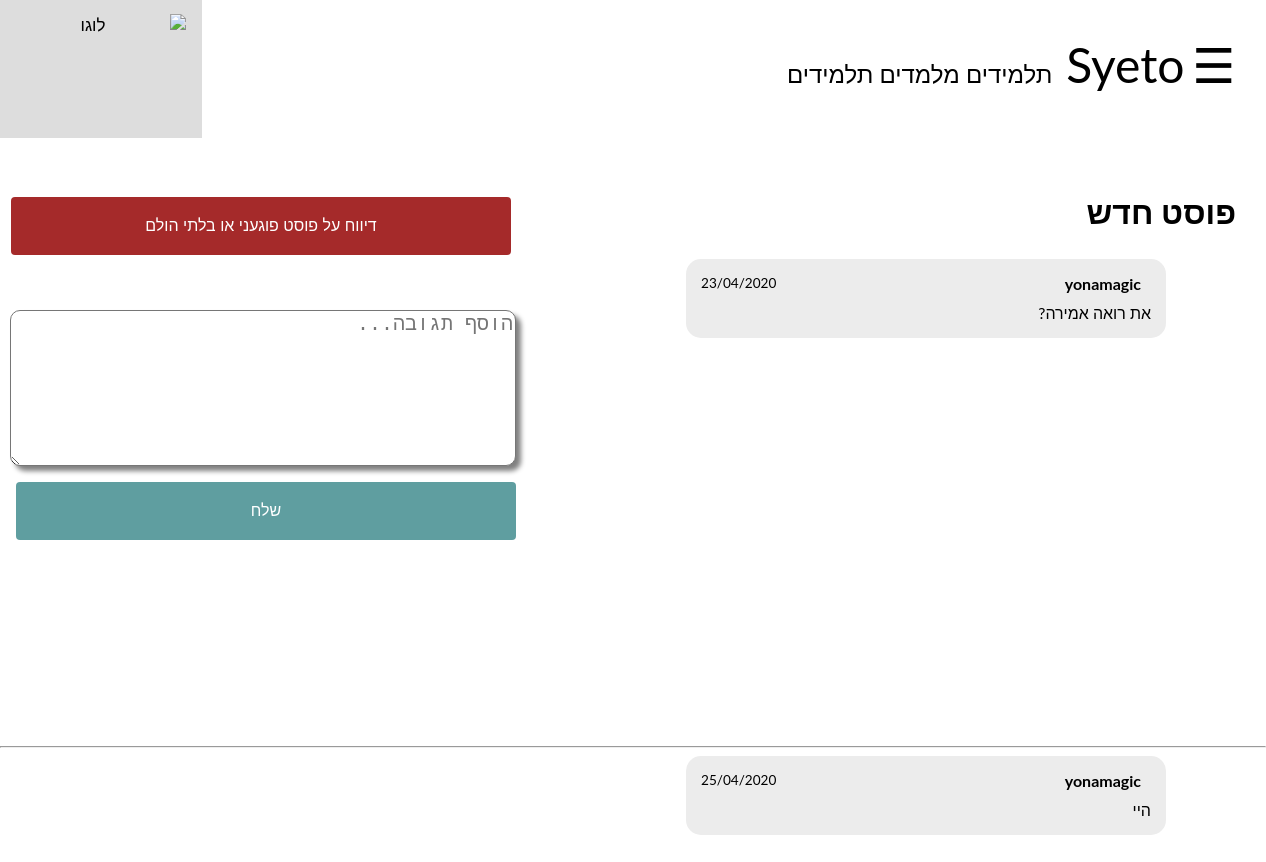
/post/DOE9 (signed in), run on the app's committed database.
### tables this page shows
CREATE TABLE "forum_posts" (
	"post_ID"	TEXT,
	"narrator"	TEXT,
	"topic"	TEXT,
	"content"	TEXT,
	"date"	TEXT,
	"comments_IDs"	TEXT
);

CREATE TABLE "post_comments" (
	"comment_ID"	TEXT,
	"content"	TEXT,
	"narrator_username"	TEXT,
	"date"	TEXT
);

### Application.py (the view)
@app.route('/post/<post_id>')
def view_post(post_id):
    if DataBaseFunctions.post_is_deleted(post_id):
        if 'user' in session:
            if DataBaseFunctions.is_admin(session['user']):
                return render_template('view_post.html', post=DataBaseFunctions.get_post_object(post_id),
                                       post_id=post_id)
        return redirect('/forum_homepage')
    else:
        return render_template('view_post.html', post=DataBaseFunctions.get_post_object(post_id),
                                                   post_id=post_id)

### Application.py (called while the page is built)
@app.before_request
def update_lessons_offers():
    if 'user' in session:
        DataBaseFunctions.update_lessons_offers_that_have_passed(session['user'])
        DataBaseFunctions.update_lessons_offers_that_are_no_longer_relevant(session['user'])

@app.before_request
def update_last_login():
    if 'user' in session:
        DataBaseFunctions.update_last_login(session['user'])

@app.before_request
def update_lessons_requests_quantity():
    if 'user' in session:
        session['new_lessons_offers'] = DataBaseFunctions.number_of_lessons_requests(session['user'])
        session['new_messages'] = DataBaseFunctions.number_of_new_messages(session['user'])
        session['new_friend_requests'] = DataBaseFunctions.number_of_friend_requests(session['user'])
        session['lessons'] = DataBaseFunctions.number_of_lessons(session['user'])

### DataBaseFunctions.py (called while the page is built)
    @staticmethod
    def get_date():
        import datetime
        date = str(datetime.datetime.now()).split(' ')[0]
        date = date.split('-')
        date.reverse()
        date = '/'.join(date)
        return date

    @staticmethod
    def get_time():
        import datetime
        date = str(datetime.datetime.now()).split(' ')[1]
        date=date.split(':')
        return (date[0]+':'+date[1])

    @staticmethod
    def is_admin(username):
        conn = sqlite3.connect('database.db', timeout=2)
        admin = conn.execute("select is_admin from users where username=?", (username,))
        for row in admin:
            admin = row[0]
        if admin == "yes":
            return True
        return False

    @staticmethod#returns a Post object
    def get_post_object(post_id):
        from Post import Post
        conn = sqlite3.connect('database.db', timeout=2)
        post = conn.execute("select * from forum_posts where post_ID = ? ", (post_id,))
        for row in post:
            post = row
        comments = DataBaseFunctions.get_all_comments_list(post[5].split(','))
        return Post(post_ID = post[0],
                    narrator = post[1],
                    topic = post[2],
                    content = post[3],
                    date = post[4],
                    comments = comments)

    @staticmethod
    def post_is_deleted(post_id):
        conn = sqlite3.connect('database.db')
        deleted = conn.execute("select deleted from post_reports where post_ID=?", (post_id,))
        for row in deleted:
            if row[0] == 'yes':
                return True
            return False

### templates/view_post.html (shortened to what this page needs)
{% extends "registeredLayout.html" %}
{% block body %}
<h1 style="padding-right: 30px;"><b>{{post.topic}}</b></h1><br><br>
{% if session.is_admin %}
    <button class="comment_button" style="position: relative; right: 750px; bottom: 100px; background-color: #a52a2a;" onclick="location.href='/admin_options/delete_post/{{post_id}}'">מחק פוסט</button>
{% else %}
   <button class="comment_button" style="position: relative; right: 750px; bottom: 100px; background-color: #a52a2a;" onclick="location.href='#divModal'">דיווח על פוסט פוגעני או בלתי הולם</button>
{% endif %}
        <!DOCTYPE html>
        <html dir="rtl" lang="he">
        </html>
<form action="/post/comment_sent/{{post_id}}" method="post">
    <textarea class="comment_input" id="content" name="content" placeholder="הוסף תגובה...">{{content}}</textarea>
    <button type="submit" class="comment_button" style="right: 235px; bottom: 0px; background-color: #5F9EA0;"><span>שלח</span></button>
</form>
<br><br>
<br><br><br><br>
<div class="msg-bubble" style="right: 100px; bottom: 400px;">
    <div class="msg-info">
      <div class="msg-info-name">{{post.narrator}}</div>
      <div class="msg-info-time">{{post.date}}</div>
    </div>
    <div class="msg-text">
      {{post.content}}
    </div>
  </div>
<hr>
{% for comment in post.comments %}
    <div class="msg-bubble" style="right: 100px;{{glow}}">
        <div class="msg-info">
          <div class="msg-info-name">{{comment.narrator}}</div>
          <div class="msg-info-time">{{comment.date}}</div>
        </div>
        <div class="msg-text">
          {{comment.content}}
        </div>
      </div>
    <br><br><br><br>
{% endfor %}
{% endblock %}

### templates/view_post.html (style rules this page uses)
.comment_input { position: relative; right: 750px; bottom: 50px; height:150px; width: 500px; font-size: 20px; border-radius: 10px; box-shadow: 5px 5px 5px grey; }
.comment_button { position:relative; display: inline-block; border-radius: 4px; border: none; color: #FFFFFF; text-align: center; font-size: 16px; padding: 20px; width: 500px; transition: all 0.5s; cursor: pointer; margin: 5px; }
:root { --body-bg: linear-gradient(135deg, #f5f7fa 0%, #c3cfe2 100%); --msger-bg: #fff; --border: 2px solid #ddd; --left-msg-bg: #ececec; --right-msg-bg: #579ffb; }
.msg-bubble { position: relative; max-width: 450px; padding: 15px; border-radius: 15px; background: var(--left-msg-bg); }
.msg-info { display: flex; justify-content: space-between; align-items: center; margin-bottom: 10px; }
.msg-info-name { margin-right: 10px; font-weight: bold; }
.msg-info-time { font-size: 0.85em; }

### templates/generalLayout.html (style rules this page uses)
body { margin: 0; font-family: Arial, Helvetica, sans-serif; }
body { font-family: "Lato", sans-serif; }
body { padding: 0px; }

### data on the page
forum_posts: topic "פוסט חדש", narrator "yonamagic", date "23/04/2020", content "את רואה אמירה?"
post_comments: narrator "yonamagic", date "25/04/2020", content "היי"
